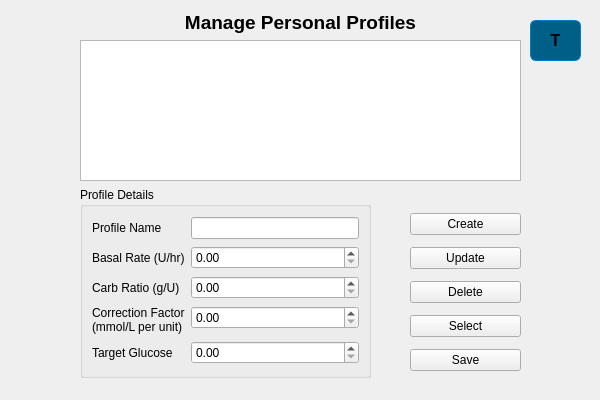
<?xml version="1.0" encoding="UTF-8"?>
<ui version="4.0">
 <class>Settings</class>
 <widget class="QWidget" name="Settings">
  <property name="geometry">
   <rect>
    <x>0</x>
    <y>0</y>
    <width>600</width>
    <height>400</height>
   </rect>
  </property>
  <widget class="QLabel" name="titleLabel">
   <property name="geometry">
    <rect>
     <x>80</x>
     <y>7</y>
     <width>441</width>
     <height>31</height>
    </rect>
   </property>
   <property name="font">
    <font>
     <pointsize>14</pointsize>
     <weight>75</weight>
     <bold>true</bold>
    </font>
   </property>
   <property name="text">
    <string>Manage Personal Profiles</string>
   </property>
   <property name="alignment">
    <set>Qt::AlignCenter</set>
   </property>
  </widget>
  <widget class="QListWidget" name="profileList">
   <property name="geometry">
    <rect>
     <x>80</x>
     <y>40</y>
     <width>441</width>
     <height>141</height>
    </rect>
   </property>
  </widget>
  <widget class="QGroupBox" name="profileGroupBox">
   <property name="geometry">
    <rect>
     <x>80</x>
     <y>187</y>
     <width>291</width>
     <height>191</height>
    </rect>
   </property>
   <property name="title">
    <string>Profile Details</string>
   </property>
   <layout class="QFormLayout" name="formLayout">
    <item row="0" column="0">
     <widget class="QLabel" name="labelName">
      <property name="text">
       <string>Profile Name</string>
      </property>
     </widget>
    </item>
    <item row="0" column="1">
     <widget class="QLineEdit" name="lineEditName"/>
    </item>
    <item row="1" column="0">
     <widget class="QLabel" name="labelBasal">
      <property name="text">
       <string>Basal Rate (U/hr)</string>
      </property>
     </widget>
    </item>
    <item row="1" column="1">
     <widget class="QDoubleSpinBox" name="spinBoxBasal"/>
    </item>
    <item row="2" column="0">
     <widget class="QLabel" name="labelCarb">
      <property name="text">
       <string>Carb Ratio (g/U)</string>
      </property>
     </widget>
    </item>
    <item row="2" column="1">
     <widget class="QDoubleSpinBox" name="spinBoxCarb"/>
    </item>
    <item row="3" column="0">
     <widget class="QLabel" name="labelCorrection">
      <property name="sizePolicy">
       <sizepolicy hsizetype="Preferred" vsizetype="Expanding">
        <horstretch>0</horstretch>
        <verstretch>0</verstretch>
       </sizepolicy>
      </property>
      <property name="text">
       <string>Correction Factor
(mmol/L per unit)</string>
      </property>
     </widget>
    </item>
    <item row="3" column="1">
     <widget class="QDoubleSpinBox" name="spinBoxCorrection"/>
    </item>
    <item row="4" column="0">
     <widget class="QLabel" name="labelTarget">
      <property name="text">
       <string>Target Glucose</string>
      </property>
     </widget>
    </item>
    <item row="4" column="1">
     <widget class="QDoubleSpinBox" name="spinBoxTarget"/>
    </item>
   </layout>
   <zorder>labelName</zorder>
   <zorder>lineEditName</zorder>
   <zorder>labelBasal</zorder>
   <zorder>spinBoxBasal</zorder>
   <zorder>labelCarb</zorder>
   <zorder>spinBoxCarb</zorder>
   <zorder>spinBoxCorrection</zorder>
   <zorder>labelTarget</zorder>
   <zorder>spinBoxTarget</zorder>
   <zorder>labelCorrection</zorder>
  </widget>
  <widget class="QPushButton" name="logoButton">
   <property name="geometry">
    <rect>
     <x>530</x>
     <y>20</y>
     <width>51</width>
     <height>41</height>
    </rect>
   </property>
   <property name="styleSheet">
    <string notr="true">QPushButton#logoButton {
    background-color: #005F87;
    color: black;
    font-weight: bold;
    font-size: 16px;
    padding: 6px 12px;
    border-radius: 6px;
    border: 1px solid #007ACC;
}

QPushButton#logoButton:hover {
    background-color: #1E90FF;
}

QPushButton#logoButton:pressed {
    background-color: #007ACC;
    color: white;
}
</string>
   </property>
   <property name="text">
    <string>T</string>
   </property>
  </widget>
  <widget class="QWidget" name="verticalLayoutWidget">
   <property name="geometry">
    <rect>
     <x>410</x>
     <y>207</y>
     <width>111</width>
     <height>171</height>
    </rect>
   </property>
   <layout class="QVBoxLayout" name="buttonLayout">
    <item>
     <widget class="QPushButton" name="buttonCreate">
      <property name="text">
       <string>Create</string>
      </property>
     </widget>
    </item>
    <item>
     <widget class="QPushButton" name="buttonUpdate">
      <property name="text">
       <string>Update</string>
      </property>
     </widget>
    </item>
    <item>
     <widget class="QPushButton" name="buttonDelete">
      <property name="text">
       <string>Delete</string>
      </property>
     </widget>
    </item>
    <item>
     <widget class="QPushButton" name="buttonSelect">
      <property name="text">
       <string>Select</string>
      </property>
     </widget>
    </item>
    <item>
     <widget class="QPushButton" name="buttonSave">
      <property name="text">
       <string>Save</string>
      </property>
     </widget>
    </item>
   </layout>
  </widget>
 </widget>
 <resources/>
 <connections/>
</ui>
